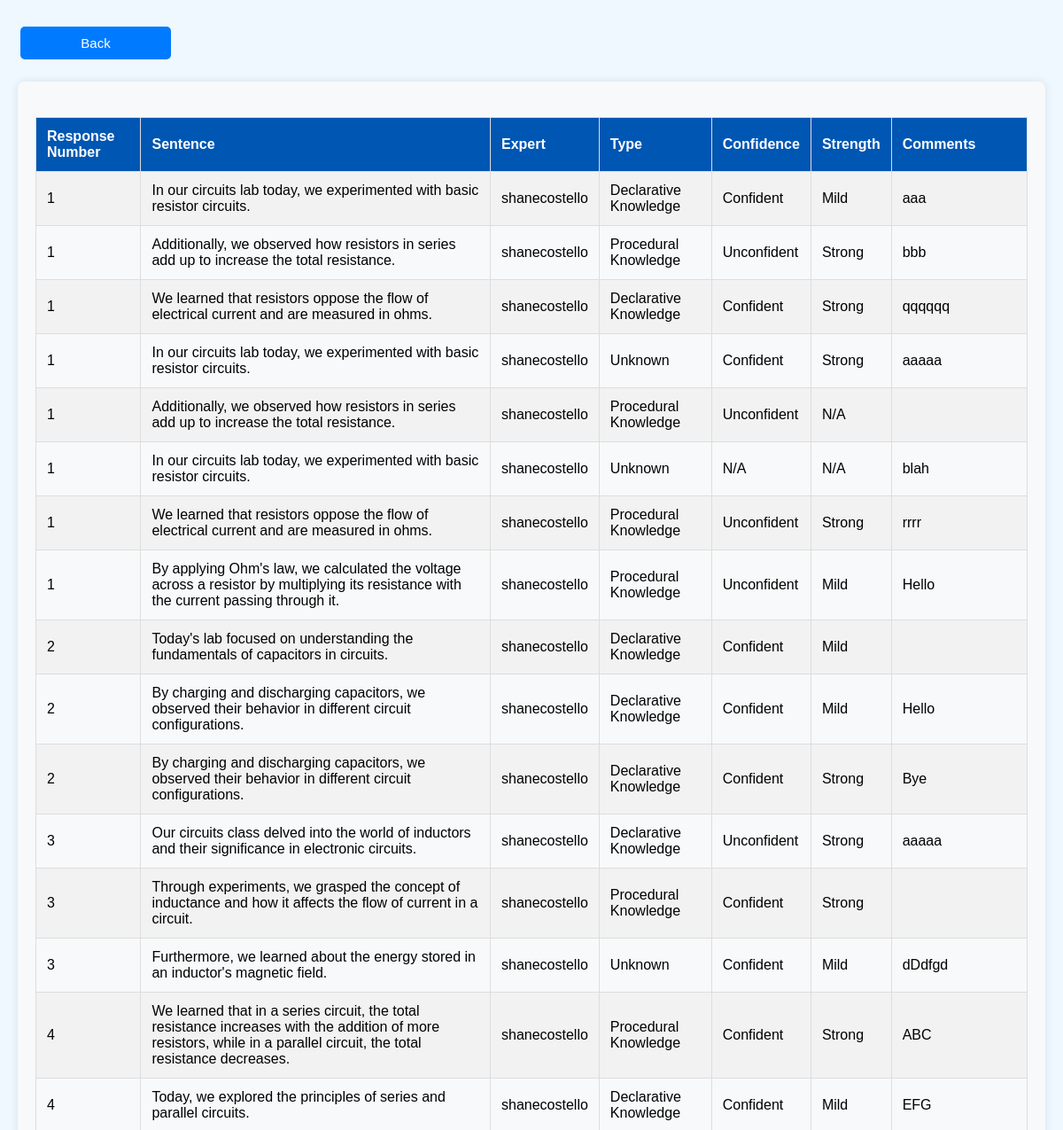
Before: /report/ (signed in, upper part) with the older database file.
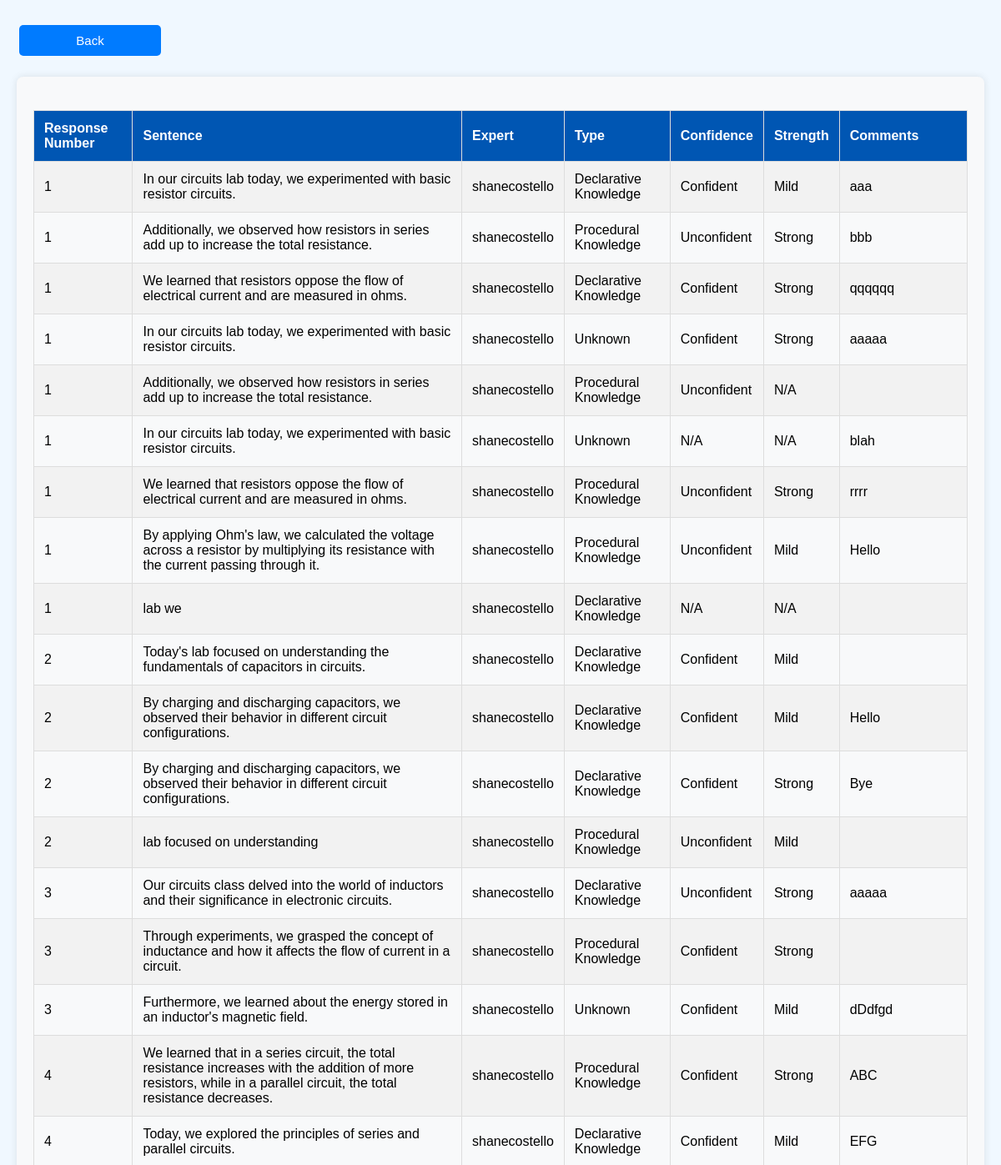
After: the same page with the newer database file.
### app/models.py (models this page shows, shortened)
class StudentResponse(models.Model):
    response = models.TextField()
    expert_responses = models.ManyToManyField('ExpertResponse', blank=True)

class ExpertResponse(models.Model):
    user = models.ForeignKey('User', on_delete=models.CASCADE, null=True)
    sentence = models.TextField(default='')
    knowledge = models.TextField(default='')
    confidence = models.TextField(default='')
    strength = models.TextField(default='')
    comments = models.TextField(default='')

class User(AbstractUser):
    current_response = models.ForeignKey('StudentResponse', on_delete=models.SET_NULL, null=True, blank=True)

### app/views.py (the view)
# urls.py: path('report/', report, name='report'),
def report(request):
    if not request.user.is_superuser:
        return HttpResponseForbidden("You do not have permission to access this page.")
    data = StudentResponse.objects.all().prefetch_related('expert_responses')
    return render(request, 'report.html', {'data': data})

### templates/report.html (shortened to what this page needs)
<!DOCTYPE html>
<html lang="en">
<head>
</head>
<header>
    <div class="back-button">
        <a href="{% url 'instructions' %}" class="button">Back</a>
    </div>
</header>
<br><br><br><br>
<body>
    <div class="container">
        <table>
            <tr>
                <th>Response Number</th>
                <th>Sentence</th>
                <th>Expert</th>
                <th>Type</th>
                <th>Confidence</th>
                <th>Strength</th>
                <th>Comments</th>
            </tr>
            {% for entry in data %}
                {% for review in entry.expert_responses.all %}
                    <tr>
                        <td> {{ entry.id }} </td>
                        <td> {{ review.sentence }} </td>
                        <td> {{ review.user }} </td>
                        <td> {{ review.knowledge }} </td>
                        <td> {{ review.confidence }} </td>
                        <td> {{ review.strength }} </td>
                        <td> {{ review.comments }} </td>
                    </tr>
                {% endfor %}
            {% endfor %}
        </table>
    </div>
</body>
</html>

### templates/report.html (style rules this page uses)
body { margin: 0; padding: 0; display: block; justify-content: center; align-items: center; height: 100vh; background-color: #f0f8ff; font-family: Arial, Helvetica, sans-serif; }
.back-button { position: absolute; top: 10px; left: 23px; }
button, a { display: block; width: 150px; margin: 0 auto; text-align: center; padding: 10px; background-color: #007bff; color: #fff; text-decoration: none; border-radius: 5px; font-size: 15px; border: none; margin-top: 20px; }
.container { background-color: #f8f9fa; padding: 20px; margin: 20px; border-radius: 8px; box-shadow: 0 0 10px rgba(0, 0, 0, 0.1); display: block; }
table { width: 100%; border-collapse: collapse; margin: 20px 0; font-size: 16px; text-align: left; }
th, td { padding: 12px; border: 1px solid #ddd; }
th { background-color: #0056b3; color: white; position:static; }
tr:nth-child(even) { background-color: #f2f2f2; }

Changed rows visible on the page:
added ExpertResponse: {{ entry.id }} "1", sentence "lab we", user "shanecostello", knowledge "Declarative Knowledge", confidence "N/A", strength "N/A", shown under StudentResponse id 1
added ExpertResponse: {{ entry.id }} "2", sentence "lab focused on understanding", user "shanecostello", knowledge "Procedural Knowledge", confidence "Unconfident", strength "Mild", shown under StudentResponse id 2
